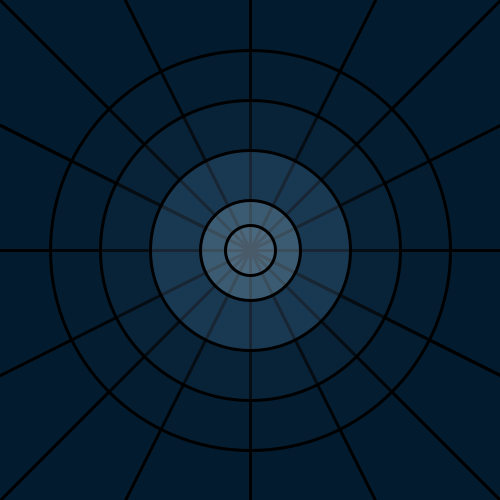
Frame 1 (no input)
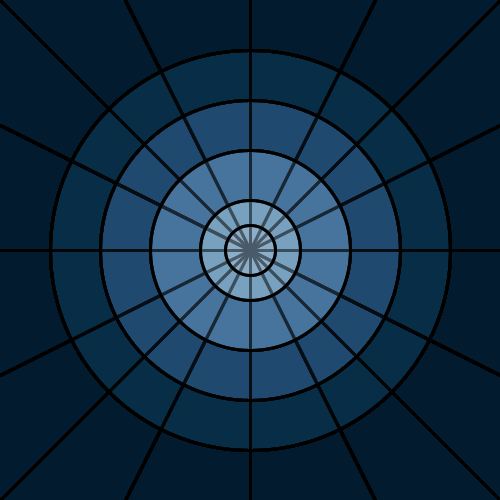
Frame 60 (the mouse pressed at the canvas centre just before this capture)
Frame 120 (the mouse held since frame 60 and released just before this capture): identical to frame 60, image omitted

The Processing sketch that drew these frames (run headless with seeded random() and noise(); from frame 60 on, the mouse is pressed at the canvas centre):

// Processing sketch: processing_22665
// ── processing_22665.pde

void setup()
{
  size(500,500);
  strokeWeight(3);
  background(3,27,46);
} 
void draw()
{
  line(0,0,500,500);
  line(500,0,0,500);
  line(0,250,500,250);
  line(250,0,250,500);
  line(125,0,375,500);
  line(375,0,125,500);
  line(0,125,500,375);
  line(500,375,0,125);
  line(0,375,500,125);
    fill(16,50,77,20);
  ellipse(250,250,400,400);
  fill(56,107,147,20);
  ellipse(250,250,300,300);
  fill(96,144,183,50);
  ellipse(250,250,200,200);
    fill(172,202,227,60);
  ellipse(250,250,100,100);
  fill(252,254,255,20);
  ellipse(250,250,50,50);
  
}
